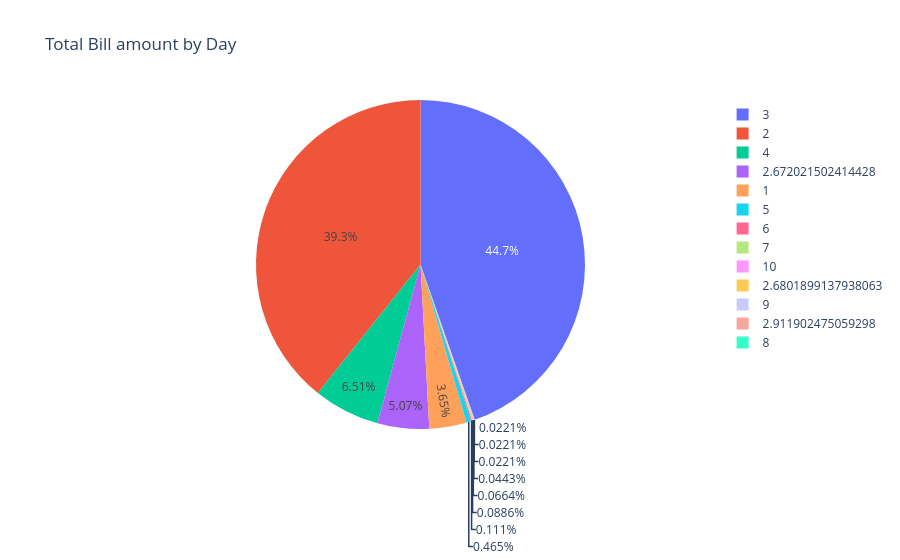

The notebook cell saved with this chart:
### Code cell
fig = px.pie(df, names = "BEDROOM_NUM", title = "Total Bill amount by Day")
fig.show()

### Figure 1 — Plotly figure (JSON) as saved in the notebook; plotly's stock layout.template omitted (floating-point values rounded to 4 significant figures; data arrays with more than 128 entries replaced by an {"elided": "..."} marker saying what was removed)
{"data": [{"domain": {"x": [0, 1], "y": [0, 1]}, "hovertemplate": "BEDROOM_NUM=%{label}<extra></extra>", "labels": {"elided": "4515 float values"}, "legendgroup": "", "name": "", "showlegend": true, "type": "pie"}], "layout": {"legend": {"tracegroupgap": 0}, "title": {"text": "Total Bill amount by Day"}}}
